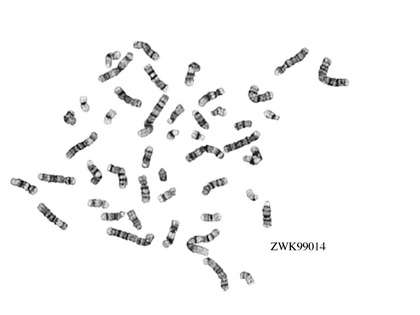
%> input picture ZWK99014.jpeg, 420 x 315 px, shrunk from 768 x 576 before the run
$ octave --eval "ChromossomeKaryotype('ZWK99014.jpeg');"   (GNU Octave 9; MATLAB toolbox functions it lacks are replaced by stand-ins)
%> lines starting %> are read from the running program, lines starting %| are printed output that depends on the picture; in (x1, y1, x2, y2) boxes, pixels count from 0 and x2, y2 are one past the last pixel; in counts of white or black regions, pixels touching at a corner belong together; the program's own positions count from 1
%> in ChromossomeKaryotype, original is the input picture: size 315x420x3 uint8; min 0, max 255, mean 245.7
### ChromoSegmentation.m
%   AII Project
%   Computerized kariotyping support
%   Author:
%       -Paulo Gaspar     36503
%       -Patrick Marques  36086
%   Date:
%       26/01/2009


% parameter is the image to segment
% return the segmented image
function [ segmentedImage ] = ChromoSegmentation( image )

    % reads image and converts to gray scale
    A = rgb2gray(image);

    % enhances contrast using filters and top/bottom hats.
    H = fspecial('gaussian', 1,3);
    A = imfilter(A,H);
    se = strel('disk',4);
    J = imsubtract(imadd(A,imtophat(A,se)), imbothat(A,se));

    % obtain markers of chromossomes
    F = ~imextendedmax(J, 20);
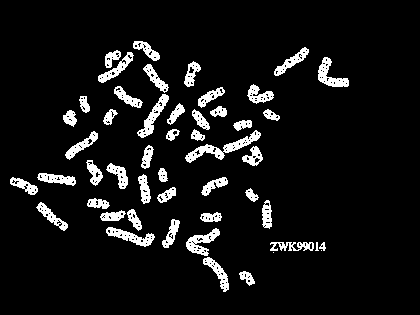
%> F: size 315x420 logical; 7.7% white; 50 white regions (2 under 20 px), largest, box (x1, y1, x2, y2) and area: (185, 130, 261, 163) 614, (137, 94, 169, 138) 409, (318, 57, 349, 87) 400
    L = bwmorph(F,'majority', inf);
%> L: size 315x420 logical; 8.3% white; 48 white regions, largest, box (x1, y1, x2, y2) and area: (185, 130, 261, 163) 665, (186, 228, 220, 256) 444, (137, 94, 169, 138) 438
    D = bwareaopen(L, 40);

    % get separation lines from watershed
    water = watershed(~D);
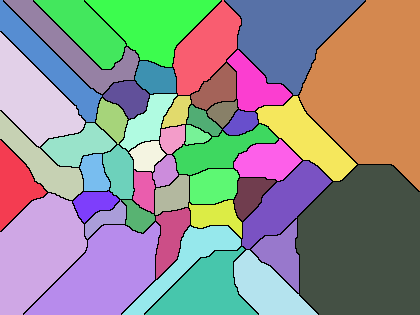
%> water: size 315x420 uint8; 48 distinct labels, from 0 to 47; one colour per label, 0 black

    % get well defined mask
    C = imfill(imadjust(A)<240, 'holes');
%> C: size 315x420 logical; 8.9% white; 48 white regions (2 under 20 px), largest, box (x1, y1, x2, y2) and area: (186, 228, 229, 292) 808, (185, 130, 261, 163) 705, (137, 94, 169, 138) 465
    V = imerode(C, strel('disk', 2));
%> V: size 315x420 logical; 4.5% white; 49 white regions (2 under 20 px), largest, box (x1, y1, x2, y2) and area: (187, 132, 259, 161) 378, (139, 96, 167, 136) 269, (188, 230, 218, 255) 269
    B = imdilate(V, strel('disk', 4));
%> B: size 315x420 logical; 12% white; 43 white regions, largest, box (x1, y1, x2, y2) and area: (184, 129, 264, 167) 1296, (185, 227, 230, 293) 1067, (136, 62, 170, 139) 1014

    % apply watershed to separate chromossomes that were stuck together
    G = B .* water;
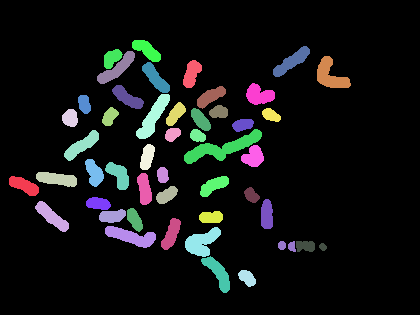
%> G: size 315x420 uint8; 48 distinct labels, from 0 to 47; one colour per label, 0 black
    I = imfill(~(imadjust(G)<1), 'holes');
%> I: size 315x420 logical; 11.9% white; 49 white regions, largest, box (x1, y1, x2, y2) and area: (184, 129, 262, 164) 949, (136, 94, 170, 139) 611, (185, 227, 221, 257) 607

    % Remove holes and small artifacts. Replace removed holes that should stay (folded chromossomes).
    bigHoles = imdilate(bwareaopen(~(imadjust(A)<230), 10), strel('disk', 1));
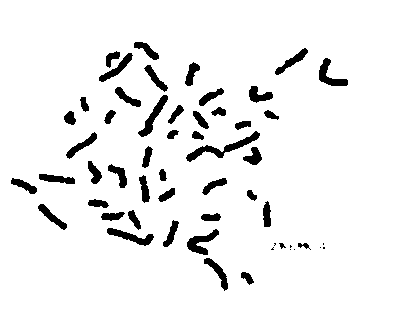
%> bigHoles: size 315x420 logical; 93.8% white; 55 black regions (8 under 20 px), largest, box (x1, y1, x2, y2) and area: (186, 131, 260, 162) 515, (187, 229, 219, 255) 349, (138, 95, 168, 137) 346
    X = (I-bigHoles) == 1;
    Y = bwareaopen(X, 40, 4); %remove small artifacts
    Z = ~bwareaopen(~Y, 40, 4); %remove small holes

    segmentedImage = Z;

end

### GetChromossomeStructures.m
%   AII Project
%   Computerized kariotyping support
%   Author:
%       -Paulo Gaspar     36503
%       -Patrick Marques  36086
%   Date:
%       26/01/2009


function [ chromossomeList ] = GetChromossomeStructures( segmentedImage, originalImage )

    %Get properties of each chromossome
    labeledImage = labelmatrix(bwconncomp(segmentedImage));
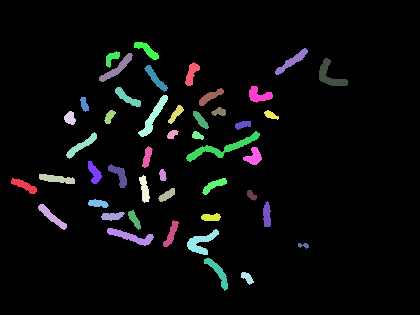
%> labeledImage: size 315x420 uint8; 47 distinct labels, from 0 to 46; one colour per label, 0 black

    %build each chromossome structure
    chromossomeList = [];
    grayImage = rgb2gray(originalImage);
    for i=1:max(max(labeledImage)),

        currentImage = labeledImage == i;
        properties = regionprops(currentImage, 'BoundingBox', 'ConvexImage', 'Perimeter', 'Area', 'ConvexHull');

        chromossomeList(i).perimeter = properties.Perimeter; %#ok<*AGROW>
        chromossomeList(i).area = properties.Area;
        chromossomeList(i).index = i; % just an ID to indentify each chromossome
        chromossomeList(i).pair = -1; % ID of the chromossome that pairs with this one

        %get chromossome mask through convexHull and boundingBox. Opening at
        %the end to smooth image boarded
        box = uint16(properties.BoundingBox);
        imageMask = currentImage(box(2)-1:box(2)+box(4), box(1)-1:box(1)+box(3)); %image inside bouding box
        imageMask = imopen(imageMask, strel('disk',3));

        chromossomeList(i).imageMask = imageMask;
        chromossomeList(i).originalImage = grayImage(box(2)-1:(box(2)+box(4)), box(1)-1:(box(1)+box(3))) .* uint8(chromossomeList(i).imageMask);
    end
%> this loop made 46 passes
%> (properties, box) on passes 1 to 8: ({Area 186, BoundingBox [11.5 178.5 26 16], Perimeter 64.52}, [12 179 26 16]), ({Area 231, BoundingBox [38.5 204.5 29 26], Perimeter 77.88}, [39 205 29 26]), ({Area 227, BoundingBox [39.5 174.5 36 10], Perimeter 81.07}, [40 175 36 10]), ({Area 117, BoundingBox [64.5 111.5 12 14], Perimeter 37.55}, [65 112 12 14]), ({Area 235, BoundingBox [66.5 132.5 31 27], Perimeter 82.39}, [67 133 31 27]), ({Area 87, BoundingBox [80.5 97.5 9 15], Perimeter 36.5}, [81 98 9 15]), ({Area 176, BoundingBox [88.5 161.5 14 23], Perimeter 58.54}, [89 162 14 23]), ({Area 127, BoundingBox [88.5 199.5 21 9], Perimeter 47.17}, [89 200 21 9])
%> pass 1, in GetChromossomeStructures, `currentImage = labeledImage == i;`:
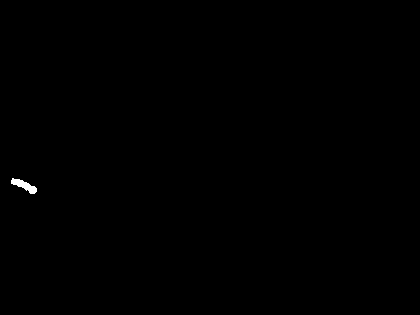
%> currentImage: size 315x420 logical; 0.14% white; 1 white region, box (x1, y1, x2, y2) and area: (11, 178, 37, 194) 186
%> after the loop, chromossomeList = 46 items; first 5, perimeter, area, index and pair: 64.52 186 1 -1, 77.88 231 2 -1, 81.07 227 3 -1, 37.55 117 4 -1, 82.39 235 5 -1
end

### getSkeleton.m
%   AII Project
%   Computerized kariotyping support
%   Author:
%       -Paulo Gaspar     36503
%       -Patrick Marques  36086
%   Date:
%       26/01/2009


function [ chromossomeStructures ] = getSkeleton( chromossomeStructures )

for z=1:numel(chromossomeStructures),

    %get skeleton in an one pixel line
    skeleton = bwmorph(chromossomeStructures(1,z).imageMask, 'thin', Inf);
    skeleton = bwmorph(skeleton, 'spur', 2);

%     imshow(~skeleton.*chromossomeStructures(1,z).imageMask);
%     pause;

    %get skeleton pixel list
    structInfo = regionprops(skeleton, 'PixelList');
    pixelList = structInfo.PixelList;

    %get end points fo skeleton
    tmp = bwmorph( skeleton, 'endpoints', 5);
    endPoints = regionprops(tmp, 'PixelList');

    sizes2 = size(skeleton);
    newSkeleton = zeros(sizes2 + 42);
    newSkeleton(21:21+sizes2(1)-1, 21:21+sizes2(2)-1) = skeleton;

    for i=1:2,
        endpoint = endPoints(i).PixelList;

        %choose a pixel 5 pixels away in distance
        if numel(pixelList)/2 > 5
            for j=1:numel(pixelList)/2,
                point = pixelList(j,:);
                distance = sum((endpoint-point).^2).^0.5;
                if ((distance < 6) && (distance > 4))
                    break;
                end
            end
        else
            point = endPoints(3-i).PixelList;
        end

        %create attachment line
        slope = (endpoint(2)-point(2)) / (endpoint(1)-point(1));
        attachment = imrotate(ones(1,20), atan(-slope)*180/pi);
        attachment = bwmorph(attachment, 'thin', Inf);
%         attachment = imbordererase(attachment);

        %erase black boarders
        while(sum(attachment(1,:)) == 0)
            attachment(1,:) = [];
        end

        while(sum(attachment(end,:)) == 0)
            attachment(end,:) = [];
        end

        while(sum(attachment(:,1)) == 0)
            attachment(:,1) = [];
        end

        while(sum(attachment(:,end)) == 0)
            attachment(:,end) = [];
        end

        sizes1 = size(attachment);

        %find Y coordinate
        if (point(2) >= endpoint(2))
            Lfinal = 21+endpoint(2) - sizes1(1);
        elseif (point(2) < endpoint(2))
            Lfinal = 21+endpoint(2) - 1;
        end

        %find X coordinate
        if (point(1) >= endpoint(1))
            Cfinal = 21+endpoint(1) - sizes1(2);
        elseif (point(1) < endpoint(1))
            Cfinal = 21+endpoint(1) - 1;
        end

        newSkeleton(Lfinal:Lfinal+sizes1(1)-1, Cfinal:Cfinal+sizes1(2)-1) = newSkeleton(Lfinal:Lfinal+sizes1(1)-1, Cfinal:Cfinal+sizes1(2)-1) + attachment*2;

    end

    %apply mask to new skeleton to remove excess
    newSkeleton = newSkeleton(21:21+sizes2(1)-1, 21:21+sizes2(2)-1)>0;
    newSkeleton = newSkeleton .* chromossomeStructures(1,z).imageMask;

    %get list of pixels in built skeleton
    path = regionprops(newSkeleton, 'PixelList');
    path = path.PixelList;

    %sort pixels
    endPoints = bwmorph(newSkeleton, 'endpoints');
    endPoints = regionprops(endPoints, 'PixelList');
    path2 = PointsSort( path, endPoints(1).PixelList );

    %save skeleton points
    chromossomeStructures(z).skeleton = path2;

end

end

### PointsSort.m
%   AII Project
%   Computerized kariotyping support
%   Author:
%       -Paulo Gaspar     36503
%       -Patrick Marques  36086
%   Date:
%       26/01/2009


function [SortedPoints] = PointsSort( PointsList, InitalPoint )
    Directions = [-1 -1; -1 0; -1 1; 0 -1; 0 1;1 -1; 1 0; 1 1];

    SortedPoints = [];
    point = InitalPoint;

    % while have points to sort
    while( size( PointsList, 1) > 1  )
        % test all directions
        for x = 1:8
            next = point + Directions(x,:);
            index = find( PointsList(:,1) == next(1) & PointsList(:,2) == next(2));
            if (size( index, 1) == 1)
                % add this point to list and go to next
                SortedPoints = [SortedPoints; point];
                old = find( PointsList(:,1) == point(1) & PointsList(:,2) == point(2));
                PointsList(old,:) = [];
                point = next;
                break;
            end
        end
    end
    %add last point
    SortedPoints = [SortedPoints; point];
end

### ChromossomeKaryotype.m
%   AII Project
%   Computerized kariotyping support
%   Author:
%       -Paulo Gaspar
%       -Patrick Marques
%   Date:
%       10/12/2009

function ChromossomeKaryotype( Filename )

    %% reads image and converts to gray scale
    original = imread(Filename);
    BW = ChromoSegmentation(original);
    chromossomes = GetChromossomeStructures(BW, original);
%> chromossomes has the same summary as chromossomeList in GetChromossomeStructures
    chromossomes = getSkeleton( chromossomes );
    chromossomes = getChromossomeGrayDistribution( chromossomes );
    chromossomes = findBestChromossomePair( chromossomes ); %chromossomes = getBestCrossCorrelation( chromossomes );
    chromossomes = getChromossomeScores( chromossomes );

    for i=1:numel(chromossomes),
        chromossomes(i).pair = chromossomes(i).Scores.Bands.Indice;
    end

    DisplayKaryotyping (chromossomes);

    %%
% [23 lines of commented-out code are left out]


    %%
% [37 lines of commented-out code are left out]

end
%> (the run ends here)
